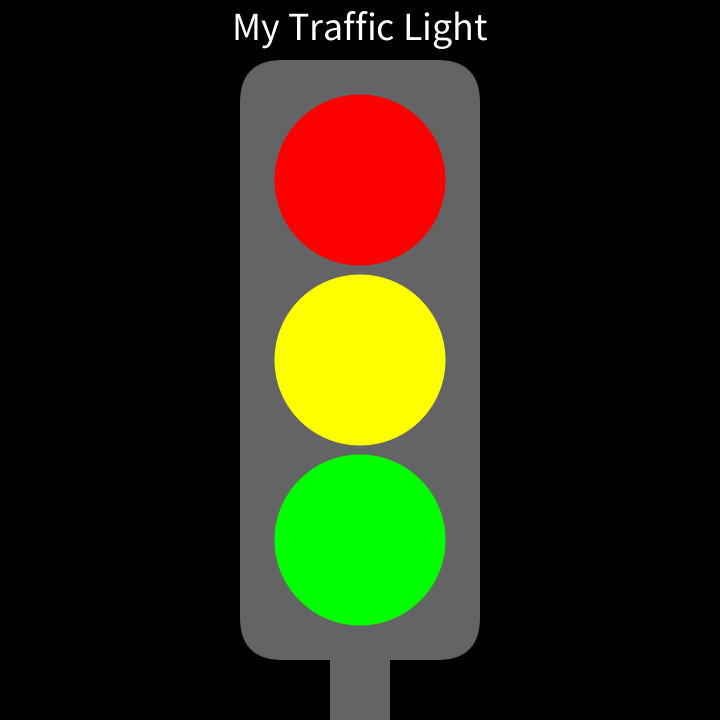
Frame 1 (no input)
Frame 60 (the mouse pressed at the canvas centre just before this capture): identical to frame 1, image omitted
Frame 120 (the mouse held since frame 60 and released just before this capture): identical to frame 1, image omitted

The Processing sketch that drew this single still picture (run headless with seeded random() and noise(); from frame 60 on, the mouse is pressed at the canvas centre):

// Processing sketch: TrafficLight
// ── TrafficLight.pde
float d;

void setup(){
  size(720, 720);
  noStroke();
  rectMode(CENTER);
  d = 0.95*width/4;
}

void draw(){
  background(0);
  drawPole();
  fill(255, 0, 0);
  ellipse(width/2, height/4, d, d);
  fill(255, 255, 0);
  ellipse(width/2, height/2, d, d);
  fill(0, 255, 0);
  ellipse(width/2, 3*height/4, d, d);
  writeText();
}

void drawPole(){
  fill(255,100);
  rect(width/2, height/2, width/3, height*5/6, d/4);
  rect(width/2, height*23/24, width/12, height*1/12);
}

void writeText(){
  fill(255);
  textSize(40);
  textAlign(CENTER);
  text("My Traffic Light", width/2, 40);
}
